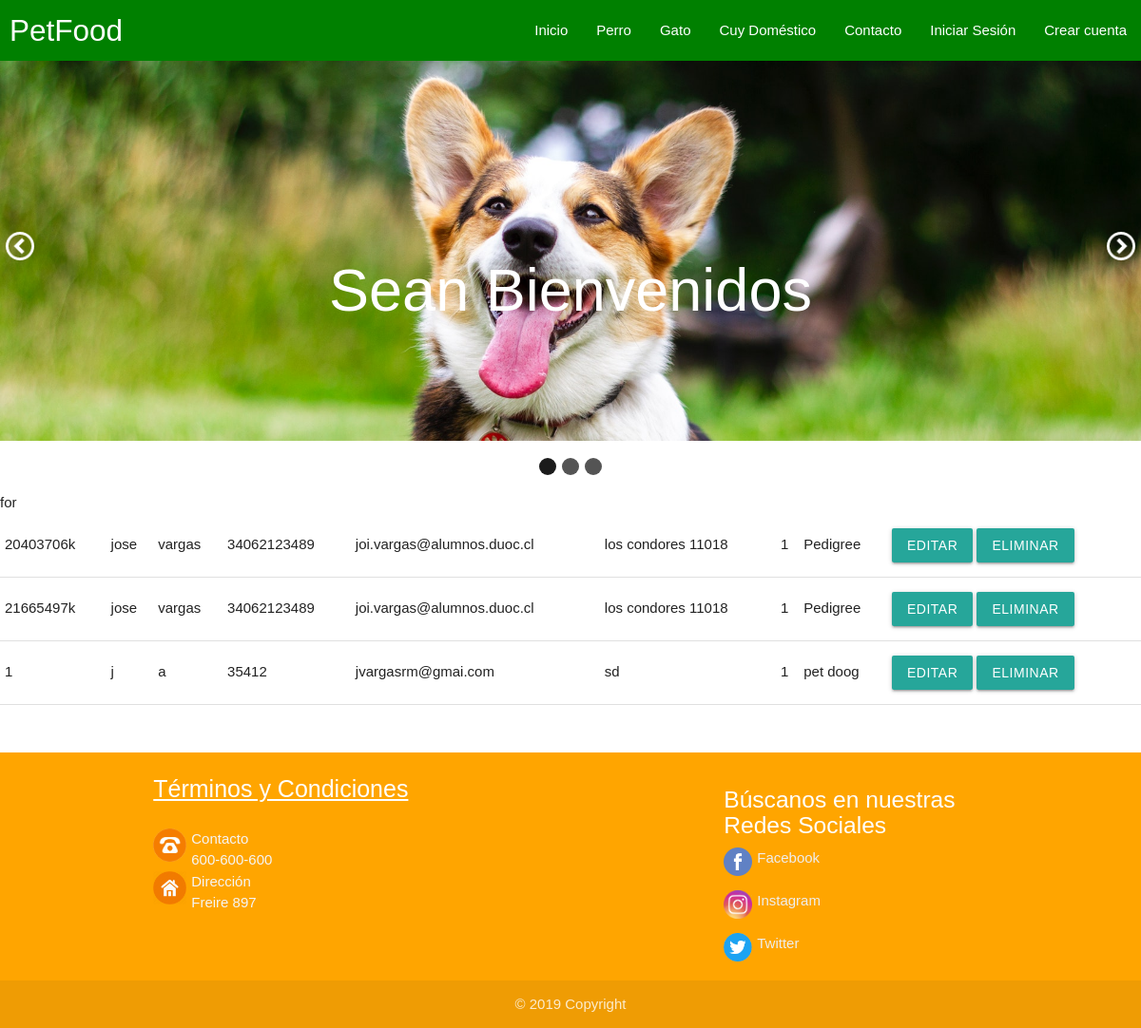
Screenshot of /home/compras with the database file from the repository.
### mascotas/models.py (models this page shows)
class Ventas(models.Model):
    rut =models.CharField(max_length=50)
    nombre = models.CharField(max_length=50)
    apellidos = models.CharField(max_length=50)
    telefono = models.IntegerField()
    email = models.EmailField()
    domicilio = models.TextField()
    stock = models.IntegerField()
    marca = models.CharField(max_length=50)

### mascotas/views.py (the view)
# urls.py: path('home/compras', VentasList.as_view(template_name= 'ventas_list.html'), name = 'ventas_listar'),
class VentasList(ListView):
    model  = Ventas
    template_name = 'ventas_list.html'

### mascotas/templates/ventas_list.html (shortened to what this page needs)
<!DOCTYPE html>
{% load static %}
<html lang="es">
	<head>
		<link href="https://file.myfontastic.com/wf9HFvhS3Y2LbYngCp5AgC/icons.css" rel="stylesheet">
		<link type="text/css" rel="stylesheet" href="{% static 'css/materialize.min.css' %}"  media="screen,projection"/>
		<link rel="stylesheet" type="text/css" href="{% static 'css/cssIndex.css' %}">
	</head>
	<body>
		<nav id="barra">
			<div class="nav-wrapper">
				<a href="{% url 'index' %}" class="brand-logo" id="titulo">PetFood</a>
				<ul class="right hide-on-med-and-down">
					<li><a href="{% url 'index' %}" id="opcionesBarra">Inicio</a></li>
					<li><a href="{% url 'indexPerro' %}" id="opcionesBarra">Perro</a></li>
					<li><a href="{% url 'indexGato' %}" id="opcionesBarra">Gato</a></li>
					<li><a href="{% url 'indexCuy' %}" id="opcionesBarra">Cuy Doméstico</a></li>
					<li><a href="{% url 'contacto' %}" id="opcionesBarra">Contacto</a></li>
					{% if user.is_authenticated %}
						<li><a class="dropdown-trigger" href="#!" data-target="dropdown">Bienvenido, {{ user.username | capfirst }}<i class="material-icons right">arrow_drop_down</i></a></li>
					{% else %}
						<li><a href="{% url 'iniciarSesion' %}" id="opcionesBarra">Iniciar Sesión</a></li>
						<li><a href="{% url 'crearCuenta' %}" id="opcionesBarra">Crear cuenta</a></li>
					{% endif %}
				</ul>
			</div>
		</nav>
		<div class="slider-wrapper theme-mi-slider">
			<div id="slider" class="nivoSlider">
			</div>
			<div id="htmlcaption1" class="nivo-html-caption">
				<h1>Sean Bienvenidos</h1>
			</div>
		</div>
{% block content %}
<head>
</head>
<body>
<table>
    {% if object_list %}for
    {% for Ventas in object_list %}
    <tr>
        <td>{{ Ventas.rut }}</td>
        <td>{{ Ventas.nombre }}</td>
        <td>{{ Ventas.apellidos }}</td>
        <td>{{ Ventas.telefono }}</td>
        <td>{{ Ventas.email }}</td>
        <td>{{ Ventas.domicilio }}</td>
        <td>{{ Ventas.stock }}</td>
        <td>{{ Ventas.marca }}</td>
        <td>
            <a class="btn btn-primary" href="#">Editar</a>
            <a class="btn btn-danger" href="#">Eliminar</a>
        </td>
    </tr>
    {% endfor %}
    {% else %}
    <h1>No Hay Registros De Ventas</h1>
    {% endif %}
    {% endblock %}
</table>
		<footer class="page-footer">
			<div class="container">
				<div class="row">
					<div class="col l6 s12">
						<a class="white-text" id="terminos" href="#!">Términos y Condiciones</a><br><br>
						<div>
							<img src="{% static 'img/telefono.png' %}" id="iconosInfo">
							<p class="grey-text text-lighten-4">Contacto<br>
								600-600-600
							</p>
						</div>
						<div>
							<img src="{% static 'img/casa.png' %}" id="iconosInfo">
							<p class="grey-text text-lighten-4">Dirección<br>
								Freire 897
							</p>
						</div>
					</div>
					<div class="col l4 offset-l2 s12">
						<h5 class="white-text">Búscanos en nuestras Redes Sociales</h5>
						<ul>
							<li><a class="grey-text text-lighten-3" href="#!"><img src="{% static 'img/facebook.png' %}" id="socialIcon">Facebook</a></li><br>
							<li><a class="grey-text text-lighten-3" href="#!"><img src="{% static 'img/instagram.png' %}" id="socialIcon">Instagram</a></li><br>
							<li><a class="grey-text text-lighten-3" href="#!"><img src="{% static 'img/twitter.png' %}" id="socialIcon">Twitter</a></li>
						</ul>
					</div>
				</div>
			</div>
			<div class="footer-copyright">
				<div class="container" id="copyright">
					© 2019 Copyright
				</div>
			</div>
		</footer>
	</body>
</html>

### mascotas/static/css/cssIndex.css (style rules this page uses)
.nivoSlider { position:relative; width:100%; height:auto; overflow: hidden; }
.nivo-html-caption { display:none; }
* { margin: 0; padding: 0; -webkit-box-sizing: border-box; -moz-box-sizing: border-box; box-sizing: border-box; }
.theme-mi-slider .nivoSlider { position:relative; }
.nivo-html-caption { position: absolute; }
* { box-sizing: border-box }
body { font-family: Verdana, sans-serif; margin:0 }
img { vertical-align: middle; }
.page-footer { margin-top: 50px; background-color: orange; }
#terminos { font-size: 25px; text-decoration: underline; }
#iconosInfo { width: 35px; height: 35px; float: left; margin-right: 5px; }
#socialIcon { width: 30px; height: 30px; float: left; margin-right: 5px; }
#copyright { text-align: center; }
img { display: block; width: 50%; max-width: 100%; }
.container { width: 75%; margin: auto; }
#barra { background-color: green; }
#titulo { text-indent: 10px; }

### rows the page displays
Ventas: rut "20403706k", nombre "jose", apellidos "vargas", telefono "34062123489", email "joi.vargas@alumnos.duoc.cl", domicilio "los condores 11018", stock "1", marca "Pedigree"
Ventas: rut "21665497k", nombre "jose", apellidos "vargas", telefono "34062123489", email "joi.vargas@alumnos.duoc.cl", domicilio "los condores 11018", stock "1", marca "Pedigree"
Ventas: rut "1", nombre "j", apellidos "a", telefono "35412", email "jvargasrm@gmai.com", domicilio "sd", stock "1", marca "pet doog"
